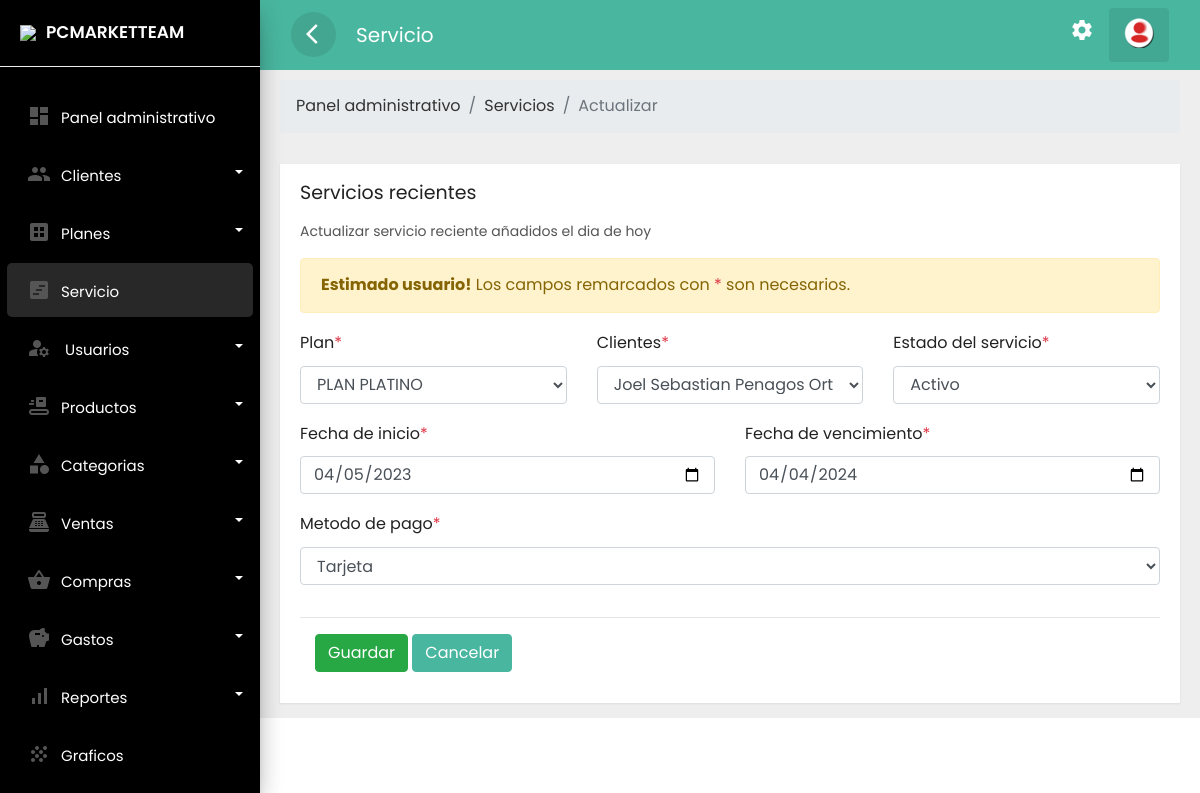
The app's page /frontend/servicio/actualizar.php?id=6 (signed in), older data.
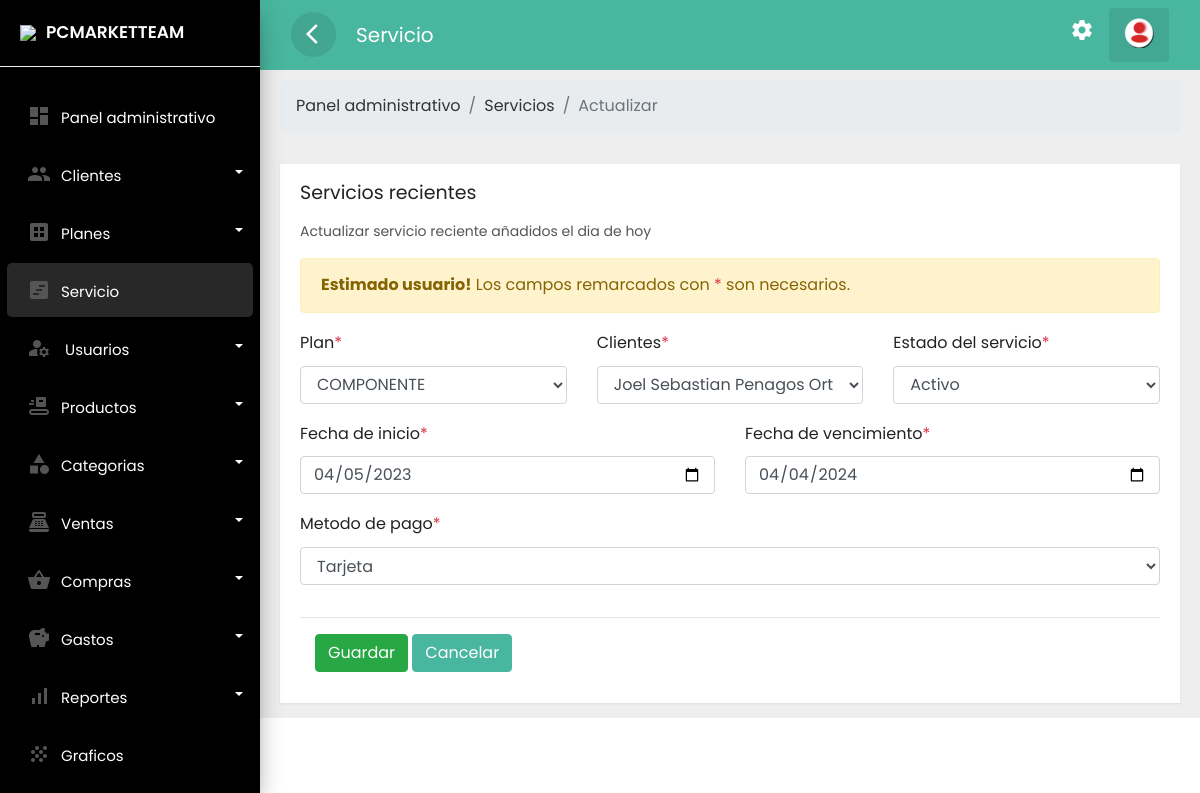
The same page, newer data.
### tables this page shows
CREATE TABLE `servicio` (
  `idservc` int(11) NOT NULL,
  `idplan` int(11) NOT NULL,
  `ini` date NOT NULL,
  `fin` date NOT NULL,
  `idclie` int(11) NOT NULL,
  `estod` varchar(15) NOT NULL,
  `meto` text NOT NULL,
  `canc` decimal(10,2) NOT NULL,
  `fere` timestamp NOT NULL DEFAULT current_timestamp()
);

CREATE TABLE `plan` (
  `idplan` int(11) NOT NULL,
  `foto` text NOT NULL,
  `nompla` text NOT NULL,
  `estp` varchar(15) NOT NULL,
  `prec` decimal(10,2) NOT NULL,
  `fere` timestamp NOT NULL DEFAULT current_timestamp()
);

CREATE TABLE `clientes` (
  `idclie` int(11) NOT NULL,
  `numid` char(8) NOT NULL,
  `nomcli` text NOT NULL,
  `apecli` text NOT NULL,
  `naci` date NOT NULL,
  `correo` varchar(30) NOT NULL,
  `celu` char(10) NOT NULL,
  `estad` varchar(15) NOT NULL,
  `fere` timestamp NOT NULL DEFAULT current_timestamp()
);

### frontend/servicio/actualizar.php (the view, shortened to what the changed rows need)
<?php if(isset($_SESSION['id'])) { ?>
<!doctype html>
<html lang="es">
  <head>
        <link rel="stylesheet" href="../../backend/css/bootstrap.min.css">
        <link rel="stylesheet" href="../../backend/css/custom.css">
        <link rel="stylesheet" href="../../backend/css/loader.css">
  </head>
  <body>
<div class="wrapper">
        <div id="content">
               <div class="main-content">
                         <div class="row ">
                        <div class="col-lg-12 col-md-12">
                            <div class="card" style="min-height: 485px">
                                <div class="card-content table-responsive">
<?php
 require '../../backend/bd/ctconex.php';
 $id = $_GET['id'];
 $sentencia = $connect->prepare("SELECT servicio.meto,servicio.idservc, plan.idplan, plan.foto, plan.nompla, servicio.ini, servicio.fin, clientes.idclie, clientes.numid, clientes.nomcli, clientes.apecli, clientes.naci, clientes.celu, clientes.correo, servicio.estod, servicio.fere FROM servicio INNER JOIN plan ON servicio.idplan = plan.idplan INNER JOIN clientes ON servicio.idclie = clientes.idclie  WHERE servicio.idservc= '$id';");
 $sentencia->execute();
$data =  array();
if($sentencia){
  while($r = $sentencia->fetchObject()){
    $data[] = $r;
  }
}
   ?>
   <?php if(count($data)>0):?>
        <?php foreach($data as $f):?>
<form enctype="multipart/form-data" method="POST"  autocomplete="off">
    <div class="row">
         <div class="col-md-4 col-lg-4">
   <div class="form-group">
    <label for="email">Plan<span class="text-danger">*</span></label>
    <select class="form-control" required name="txtpln">
        <option value="<?php echo  $f->idplan  ; ?>"><?php echo  $f->nompla  ; ?></option>
    </select>
</div>
  </div>
  <div class="col-md-4 col-lg-4">
   <div class="form-group">
    <label for="email">Clientes<span class="text-danger">*</span></label>
    <select class="form-control" required name="txtcli">
        <option value="<?php echo  $f->idclie  ; ?>"><?php echo  $f->nomcli  ; ?> <?php echo $f->apecli; ?></option>
    </select>
</div>
  </div>
  <div class="col-md-4 col-lg-4">
   <div class="form-group">
    <label for="email">Estado del servicio<span class="text-danger">*</span></label>
    <select class="form-control" required name="txtesta">
          <option value="<?php echo  $f->estod  ; ?>"><?php echo  $f->estod  ; ?> </option>
    </select>
</div>
  </div>
    </div>
    <div class="row">
      <div class="col-md-6 col-lg-6">
   <div class="form-group">
    <label for="email">Fecha de inicio<span class="text-danger">*</span></label>
    <input type="date" value="<?php echo  $f->ini  ; ?>"  class="form-control"  name="txtini" required placeholder="Nombre del producto">
</div>
  </div>
  <div class="col-md-6 col-lg-6">
   <div class="form-group">
    <label for="email">Fecha de vencimiento<span class="text-danger">*</span></label>
    <input type="date" id="fechad" value="<?php echo  $f->fin  ; ?>" class="form-control"  name="txtfin" required placeholder="Nombre del producto">
</div>
  </div>
    </div>
   <div class="row">
        <div class="col-md-12 col-lg-12">
   <div class="form-group">
    <label for="email">Metodo de pago<span class="text-danger">*</span></label>
    <select required class="form-control"  name="txtmeto">
        <option value="<?php echo  $f->meto  ; ?>"><?php echo  $f->meto  ; ?></option>
    </select>
</div>
  </div>
    </div>
    <hr>
<div class="form-group">
        <div class="col-sm-12">
            <button name='stupdserv' class="btn btn-success text-white">Guardar</button>
            <a class="btn btn-danger text-white" href="../servicio/mostrar.php">Cancelar</a>
        </div>
    </div>
</form>
<?php endforeach; ?>
    <?php else:?>
    <div class="alert alert-warning" role="alert">
  No se encontró ningún dato!
</div>
    <?php endif; ?>
                                </div>
                            </div>
                        </div>
                    </div>
                         </div>
        </div>
    </div>
  </body>
  </html>
<?php }else{
    header('../error404.php');
 } ?>

Row changes from the older to the newer data that the page shows:
changed through a linked row, servicio "Activo": txtpln "PLAN PLATINO" → "COMPONENTE"
